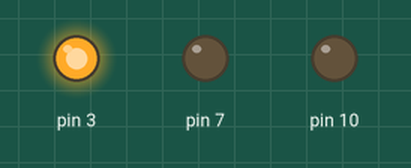
Simulated run of this sketch. Board: Arduino Uno, built with avr-gcc and run on an emulated ATmega328P. On the bench: output pins drawn as LEDs (lit = HIGH).

Above: at 0.5 s.
At 1.5 s:
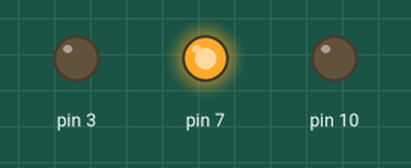
At 5.5 s:
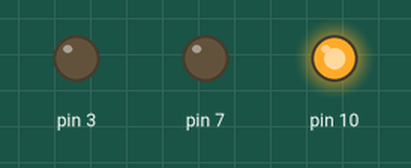
Timing chart, 0 to 6.9 s (numbered marks = the images above):
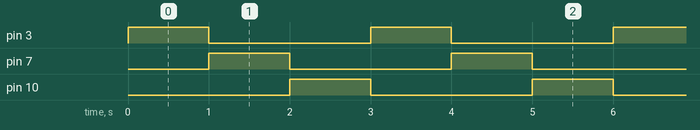

Measured:
- by itself, pin 3, pin 7, pin 10: alternates HIGH for 1.0 s and LOW for 2.0 s
- by itself, everything shown: repeats every 3.0 s, in 4 steps

The sketch:

color.ino
```cpp
void setup() {
 pinMode(3,OUTPUT);
 pinMode(7,OUTPUT);
 pinMode(10,OUTPUT);

}

void loop() {

digitalWrite(3,HIGH);
delay(1000);

digitalWrite(7,HIGH);
digitalWrite(3,LOW);
delay(1000);

digitalWrite(10,HIGH);
digitalWrite(7, LOW);
digitalWrite(3,LOW);
delay(1000);
digitalWrite(10,LOW);
}
```
